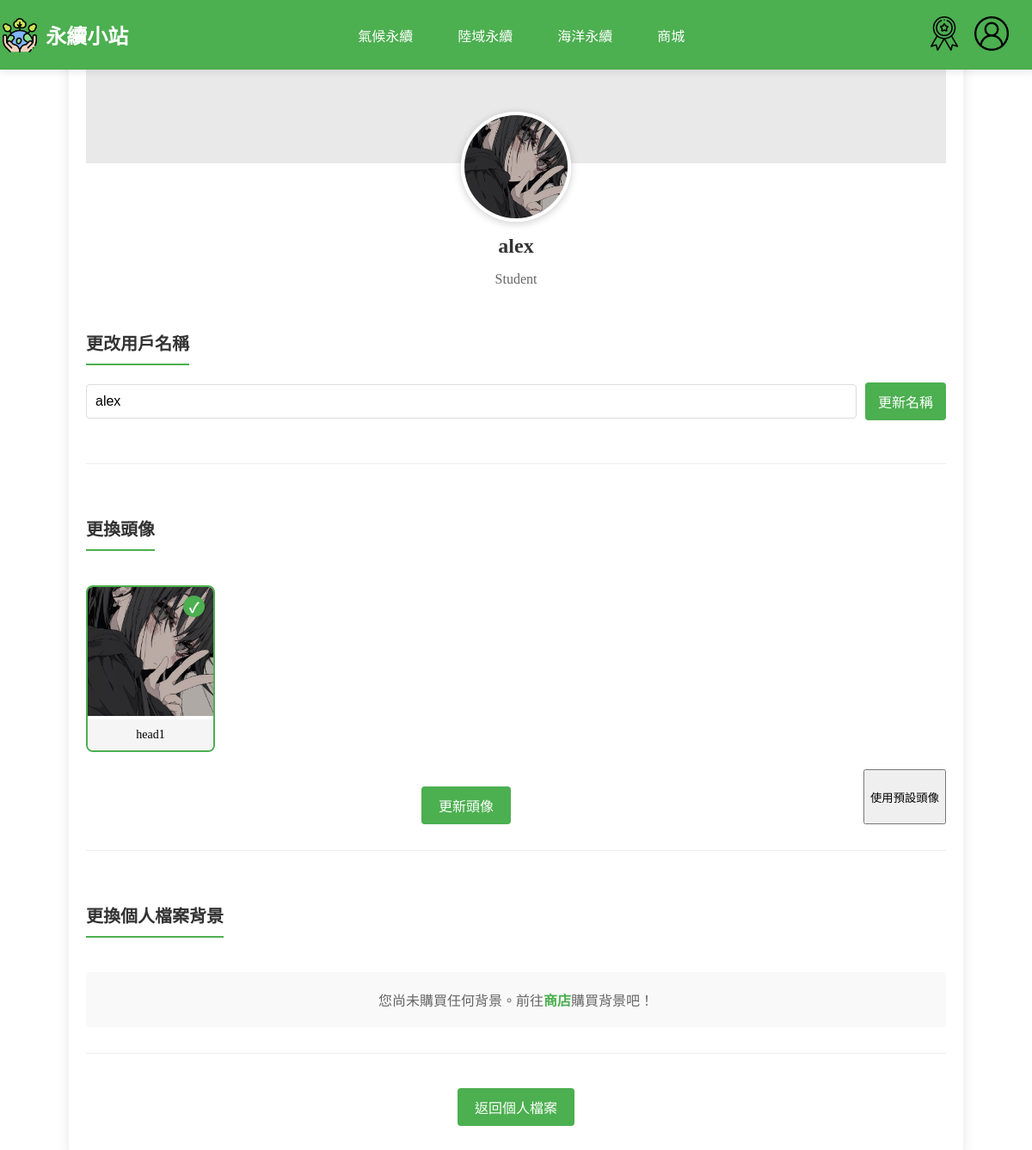
/php/profile_customize.php (signed in), run on the app's committed database.
### tables this page shows
CREATE TABLE `user` (
  `UserID` int(11) NOT NULL COMMENT '使用者編號 (PK)',
  `Username` varchar(50) DEFAULT NULL COMMENT '使用者名稱',
  `Email` varchar(100) NOT NULL COMMENT '電子郵件',
  `Password` varchar(255) NOT NULL COMMENT '密碼 (加密儲存)',
  `JoinDate` datetime DEFAULT current_timestamp() COMMENT '註冊時間',
  `Status` enum('Student','Teacher','Admin') NOT NULL DEFAULT 'Student' COMMENT '使用者身份',
  `reset_token` varchar(255) DEFAULT NULL,
  `token_expire` datetime DEFAULT NULL,
  `AvatarURL` varchar(255) DEFAULT NULL,
  `BackgroundURL` varchar(255) DEFAULT NULL
);

CREATE TABLE `merchandise` (
  `ItemID` int(11) NOT NULL COMMENT '商品編號 (PK)',
  `Name` varchar(100) NOT NULL COMMENT '商品名稱',
  `Description` text DEFAULT NULL COMMENT '商品描述',
  `PointsRequired` int(11) NOT NULL COMMENT '所需點數',
  `Available` tinyint(1) NOT NULL COMMENT '是否可用',
  `Category` varchar(50) NOT NULL,
  `ImageURL` varchar(255) DEFAULT NULL,
  `PreviewURL` varchar(255) DEFAULT NULL
);

### php/profile_customize.php (the view, shortened to what this page needs)
<?php
$servername = "localhost";
$db_username = "root";
$db_password = "";
$dbname = "sustain";
$conn = new mysqli($servername, $db_username, $db_password, $dbname);
$conn->set_charset("utf8mb4");
$username = $_SESSION['username'];
$user_id = $_SESSION['user_id'] ?? 0;
$sql = "SELECT * FROM user WHERE Username='$username'";
$result = $conn->query($sql);
if ($result->num_rows > 0) {
    $user = $result->fetch_assoc();
}
$avatars = [];
$avatar_sql = "SELECT m.* FROM purchase p JOIN merchandise m ON p.ItemID = m.ItemID
               WHERE p.UserID = ? AND m.Category = 'head'";
$avatar_stmt = $conn->prepare($avatar_sql);
$avatar_stmt->bind_param("i", $user_id);
$avatar_stmt->execute();
$avatar_result = $avatar_stmt->get_result();
while ($row = $avatar_result->fetch_assoc()) {
    $avatars[] = $row;
}
$backgrounds = [];
$current_avatar = $user['AvatarURL'] ?? '../img/user.png';
$current_background = $user['BackgroundURL'] ?? '';
?>
<!DOCTYPE html>
<html lang="zh-TW">
<head>
    <link rel="stylesheet" href="../css/user_cust.css">
    <link rel="stylesheet" href="../css/nav3.css">
</head>
<body>
    <header>
        <?php include "nav.php"; ?>
    </header>
    <div class="customize-container">
        <div class="profile-header">
            <?php if (!empty($current_background)): ?>
            <div class="profile-background" style="background-image: url('../<?php echo htmlspecialchars($current_background); ?>');"></div>
            <?php else: ?>
            <div class="profile-background" style="background-color: #e9e9e9;"></div>
            <?php endif; ?>
            <img src="../<?php echo htmlspecialchars($current_avatar); ?>" alt="用戶頭像" class="profile-avatar">
            <h2 class="profile-name"><?php echo htmlspecialchars($user['Username']); ?></h2>
            <p class="profile-status"><?php echo htmlspecialchars($user['Status']); ?></p>
        </div>
        <div class="customize-section">
            <h3 class="section-title">更改用戶名稱</h3>
            <form method="post" action="" class="username-form">
                <input type="text" name="new_username" placeholder="輸入新的用戶名稱" value="<?php echo htmlspecialchars($user['Username']); ?>">
                <button type="submit" name="update_username">更新名稱</button>
            </form>
        </div>
        <div class="customize-section">
            <h3 class="section-title">更換頭像</h3>
            <?php if (!empty($avatars)): ?>
                <form method="post" action="">
                    <div class="items-grid">
                        <?php foreach ($avatars as $avatar): ?>
                        <div class="item-card <?php echo ($current_avatar === $avatar['ImageURL']) ? 'selected' : ''; ?>" onclick="selectAvatar(<?php echo $avatar['ItemID']; ?>)">
                            <img src="../<?php echo htmlspecialchars($avatar['ImageURL']); ?>" alt="<?php echo htmlspecialchars($avatar['Name']); ?>" class="item-image">
                            <div class="item-name"><?php echo htmlspecialchars($avatar['Name']); ?></div>
                        </div>
                        <?php endforeach; ?>
                    </div>
                    <div style="display: flex; justify-content: center; gap: 20px; margin-top: 20px;">
                        <button type="submit" name="update_avatar" class="update-button">更新頭像</button>
                        <button type="submit" name="reset_avatar" class="reset-button">使用預設頭像</button>
                    </div>
                </form>
            <?php else: ?>
                <div class="no-items-message">
                    您尚未購買任何頭像。前往<a href="shop.php" class="shop-link">商店</a>購買頭像吧！
                </div>
            <?php endif; ?>
        </div>
        <div class="customize-section">
            <h3 class="section-title">更換個人檔案背景</h3>
            <?php if (!empty($backgrounds)): ?>
                <form method="post" action="">
                    <div class="items-grid">
                        <?php foreach ($backgrounds as $background): ?>
                        <div class="item-card <?php echo ($current_background === $background['ImageURL']) ? 'selected' : ''; ?>" onclick="selectBackground(<?php echo $background['ItemID']; ?>)">
                            <img src="../<?php echo htmlspecialchars($background['ImageURL']); ?>" alt="<?php echo htmlspecialchars($background['Name']); ?>" class="item-image">
                            <div class="item-name"><?php echo htmlspecialchars($background['Name']); ?></div>
                        </div>
                        <?php endforeach; ?>
                    </div>
                    <div style="display: flex; justify-content: center; gap: 20px; margin-top: 20px;">
                        <input type="hidden" name="background_id" id="selected_background_id" value="">
                        <button type="submit" name="update_background" class="update-button">更新背景</button>
                        <button type="submit" name="reset_background" class="reset-button">使用預設背景</button>
                    </div>
                </form>
            <?php else: ?>
                <div class="no-items-message">
                    您尚未購買任何背景。前往<a href="shop.php" class="shop-link">商店</a>購買背景吧！
                </div>
            <?php endif; ?>
        </div>
        <a href="user.php" class="back-button">返回個人檔案</a>
    </div>
</body>
</html>

### css/user_cust.css (style rules this page uses)
.customize-container { max-width: 1000px; margin: 20px auto; padding: 20px; background-color: #fff; border-radius: 10px; box-shadow: 0 0 15px rgba(0, 0, 0, 0.1); position: relative; overflow: hidden; }
.profile-header { text-align: center; margin-bottom: 30px; padding-top: 150px; position: relative; }
.profile-background { position: absolute; top: 0; left: 0; width: 100%; height: 150px; background-size: cover; background-position: center; z-index: 1; }
.profile-avatar { width: 120px; height: 120px; border-radius: 50%; border: 4px solid white; box-shadow: 0 2px 10px rgba(0, 0, 0, 0.2); margin: 0 auto; display: block; position: relative; z-index: 2; margin-top: -60px; object-fit: cover; }
.profile-name { font-size: 24px; margin: 15px 0 5px; color: #333; }
.profile-status { color: #666; margin-bottom: 20px; }
.customize-section { margin-bottom: 40px; border-bottom: 1px solid #eee; padding-bottom: 30px; }
.section-title { font-size: 20px; color: #333; margin-bottom: 20px; padding-bottom: 10px; border-bottom: 2px solid #4CAF50; display: inline-block; }
.username-form { display: flex; align-items: center; margin-bottom: 20px; }
.username-form input[type="text"] { flex: 1; padding: 10px; border: 1px solid #ddd; border-radius: 4px; font-size: 16px; margin-right: 10px; }
.username-form button { background-color: #4CAF50; color: white; border: none; padding: 10px 15px; border-radius: 4px; cursor: pointer; font-size: 16px; transition: background-color 0.3s; }
.items-grid { display: grid; grid-template-columns: repeat(auto-fill, minmax(150px, 1fr)); gap: 20px; margin-top: 20px; }
.item-card { border: 2px solid #ddd; border-radius: 8px; overflow: hidden; cursor: pointer; transition: all 0.3s ease; position: relative; }
.item-card.selected { border-color: #4CAF50; }
.item-card.selected::after { content: "✓"; position: absolute; top: 10px; right: 10px; background-color: #4CAF50; color: white; width: 25px; height: 25px; border-radius: 50%; display: flex; align-items: center; justify-content: center; font-weight: bold; }
.item-image { width: 100%; height: 150px; object-fit: cover; }
.item-name { padding: 10px; font-size: 14px; text-align: center; background-color: #f5f5f5; white-space: nowrap; overflow: hidden; text-overflow: ellipsis; }
.update-button { background-color: #4CAF50; color: white; border: none; padding: 10px 20px; border-radius: 4px; cursor: pointer; font-size: 16px; transition: background-color 0.3s; display: block; margin: 20px auto 0; }
.no-items-message { text-align: center; padding: 20px; background-color: #f9f9f9; border-radius: 4px; color: #666; margin-top: 20px; }
.shop-link { color: #4CAF50; text-decoration: none; font-weight: bold; }
.back-button { background-color: #4CAF50; color: white; border: none; padding: 10px 20px; border-radius: 4px; cursor: pointer; font-size: 16px; transition: background-color 0.3s; display: block; margin: 20px auto; text-decoration: none; text-align: center; width: fit-content; }

### css/nav3.css (style rules this page uses)
body, html { margin: 0; padding: 0; height: 100%; }

### data on the page
user: AvatarURL (picture), Username "alex", Status "Student", new_username "alex"
merchandise: ImageURL+Name (picture), Name "head1"
